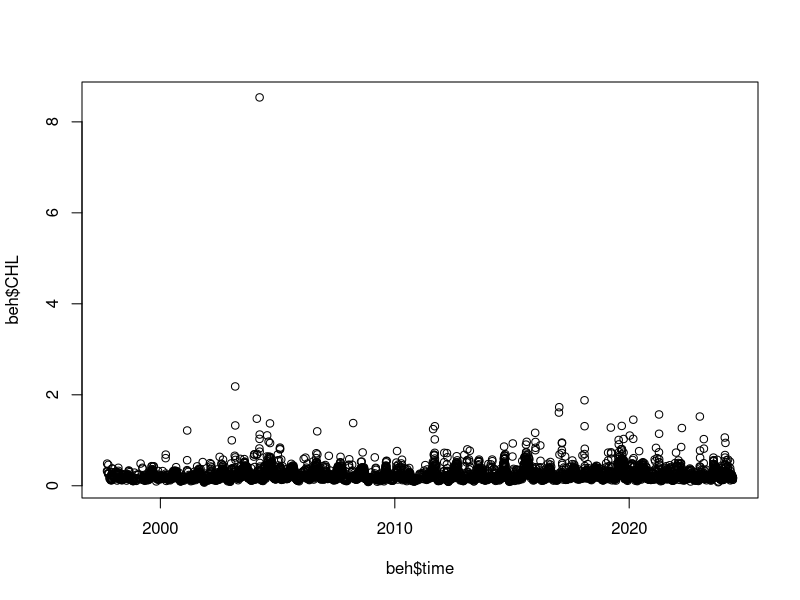
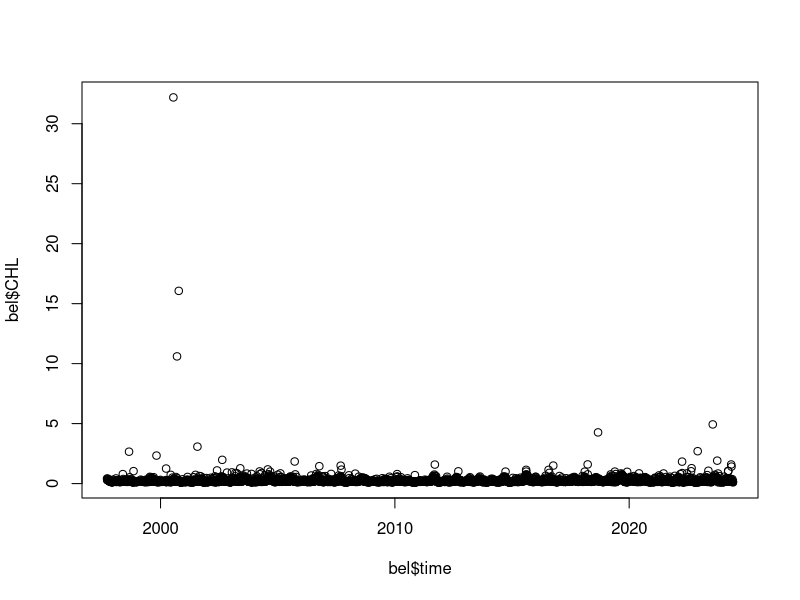
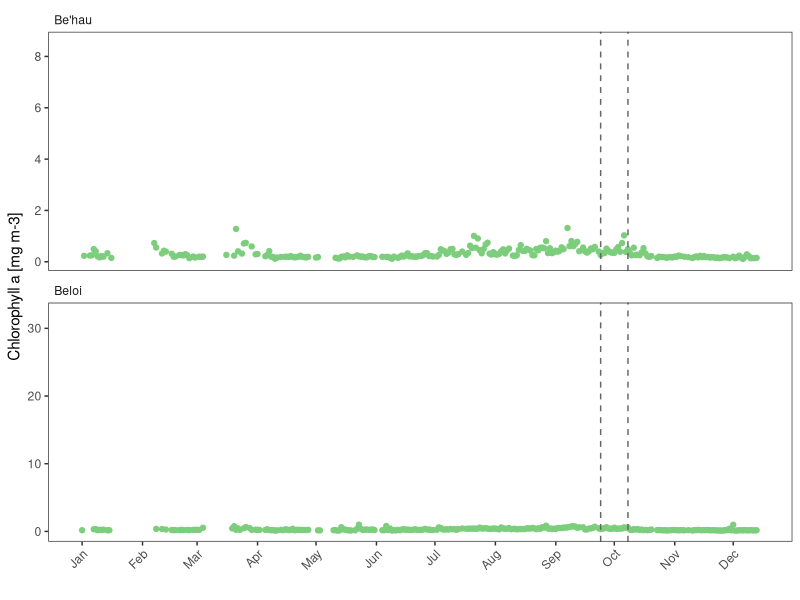
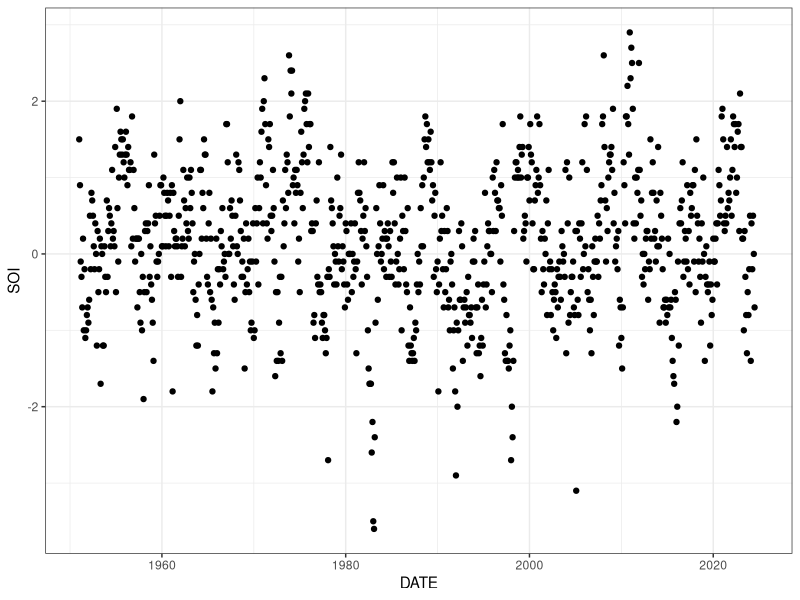
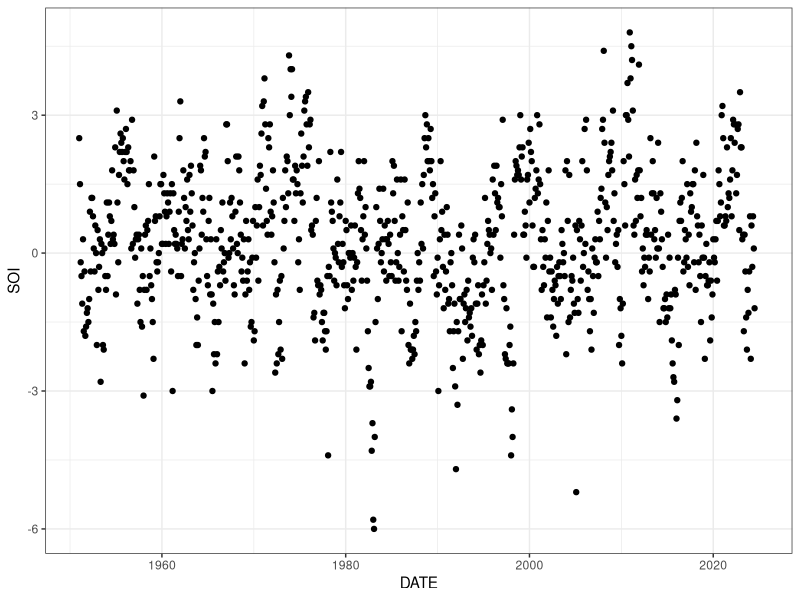
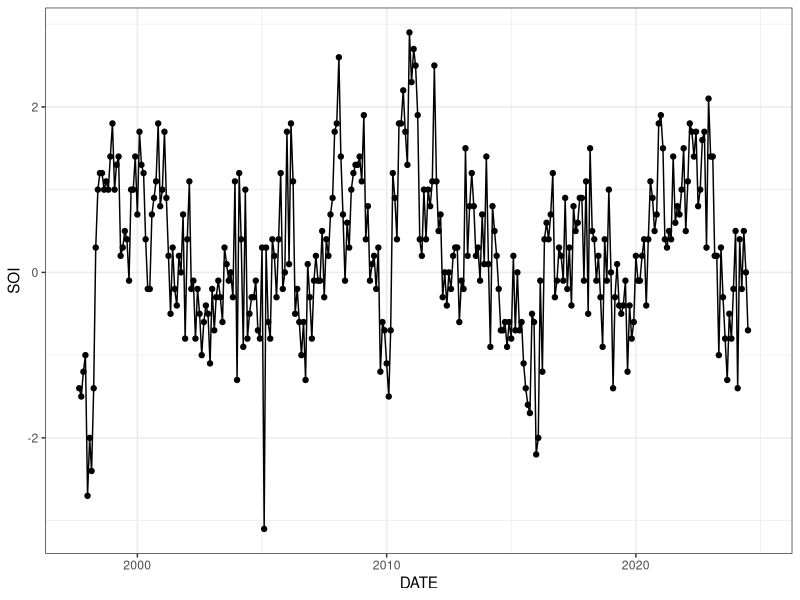
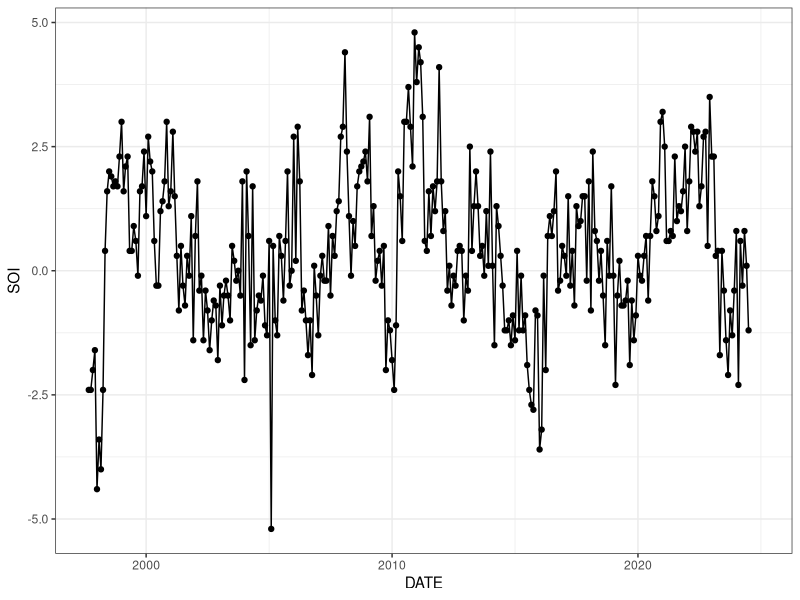
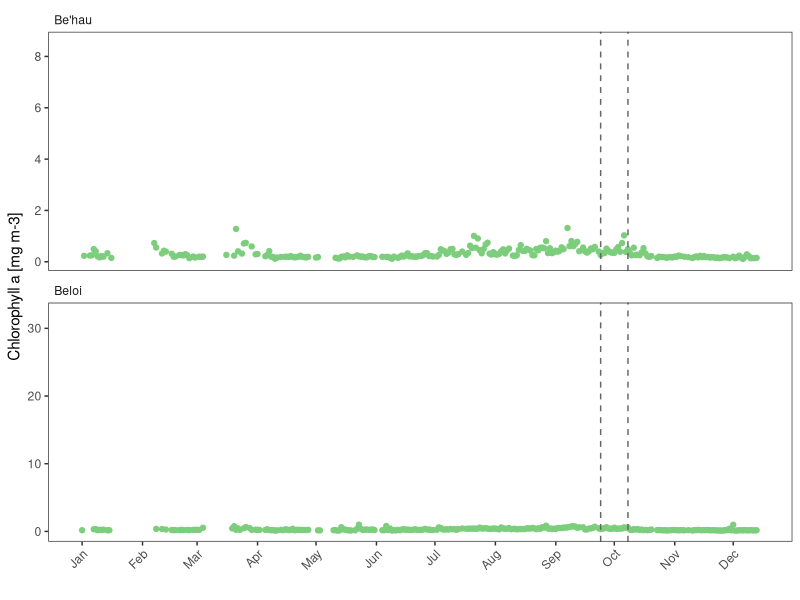

These charts were generated, in order, by the following R code:
## Copernicus Chlorophyll a data
## Credits: EU Copernicus Marine Service information - https://marine.copernicus.eu
## Product: OCEANCOLOUR_GLO_BGC_L3_MY_009_103
## Dataset: cmems_obs-oc_glo_bgc-plankton_my_l3-multi-4km_P1D
## Variable: Mass concentration of chlorophyll a in sea water (CHL) milligram m-3
## Beh'au Geometry: POLYGON((125.85619160588331 -8.441231132291861
## 125.85481831486769 -8.47693669869811
## 125.9262294476802 -8.47968328072936
## 125.93172261174269 -8.43848455026061
## 125.93172261174269 -8.440544486784047
## 125.85619160588331 -8.441231132291861))
## Beloi Geometry: POINT(125.63097187932082 -8.231117606901234)
## Values from graph: v(t): value vs. time

library(tidyverse)

# read in Behau and Beloi Chl a data
beh <- read.csv("data/Behau-4closestpixels.csv") |>
  mutate(time = as.Date(time),
         year = year(time),
         month = month(time),
         day = day(time),
         Site = "Be'hau") |> # add site name
  drop_na()
# |>
#   filter(year == 2019) # only look at relevant year
plot(beh$time, beh$CHL)

bel <- read.csv("data/Beloi.csv") |>
  mutate(time = as.Date(time),
         year = year(time),
         month = month(time),
         day = day(time),
         Site = "Beloi") |> # add site name
  drop_na()
# |>
#   filter(year == 2019)
plot(bel$time, bel$CHL)

# combine into one dataframe for plot
chl <- rbind(beh, bel)

ggplot(chl, aes(x = time, y = CHL)) +
  geom_point(color = "palegreen3") +
  #geom_smooth(lty = "dashed", color = "gray50", alpha = 0.8) +
  facet_wrap(vars(Site), nrow = 2, strip.position = "top",
             scales = "free_y") +
  theme_bw() +
  theme(panel.grid = element_blank(),
        axis.text.x = element_text(angle = 45, hjust = 1, vjust = 1),
        strip.background = element_blank(),
        strip.text = element_text(hjust = 0)) +
  labs(x = "", y = "Chlorophyll a [mg m-3]") +
  scale_x_date(limits = as.Date(c("2019-01-01", "2019-12-14")),
               date_breaks = "1 month",
               date_labels = "%b") +
  # lines on dates where pyrosomes were observed
  # Beloi
  geom_vline(xintercept = as.Date("2019-09-24"), lty = 2, color = "gray40") +
  # Be'hau
  geom_vline(xintercept = as.Date("2019-10-8"), lty = 2, color = "gray40")

ggsave("plots/chl-a.jpg",
       width = 12, height = 8, units = "cm", dpi = 600)

# Summary stats
# annual site average
chl |>
  group_by(Site) |>
  summarize(ave = mean(CHL), SD = sd(CHL))

# monthly average
chl_ave <- chl |>
  group_by(month, as.factor(Site))|>
  summarize(ave = mean(CHL), SD = sd(CHL), SE = SD/sqrt(n()))
chl_ave


## Southern Oscillation Index data
## downloaded from https://www.cpc.ncep.noaa.gov/data/indices/soi on 20 August 2024
soi <- read.csv("data/SOI-sealevelpress-standardized.csv",
                na.strings = "-999.9")
anomaly <- read.csv("data/SOI-sealevelpress-anomaly.csv",
                    na.strings = "-999.9")

l_soi <- list(soi = soi, anomaly = anomaly) # store in a list to map functions

# reformat data

(soi_long <- l_soi %>%
    map(pivot_longer, JAN:DEC, names_to = "MONTH", values_to = "SOI") %>%
    map(mutate, DATE = paste(YEAR, MONTH, sep = "-"),
               DATE = parse_date_time(DATE, "ym"))
  )

# plot all data
soi_long %>%
  map(~ggplot(.x, aes(x = DATE, y = SOI)) +
        geom_point() +
        theme_bw())

# subset matching data with CHL period starting Sept 1997
soi_long %>%
  map(filter, DATE >= "1997-09-01") %>%
  map(~ggplot(.x, aes(x = DATE, y = SOI)) +
        geom_point() +
        geom_line() +
        theme_bw())

